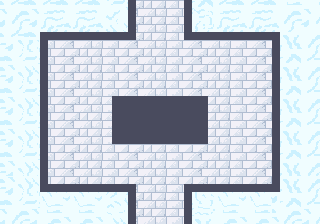

This is a level from a 2D game, rendered from its Tiled map with the project's own tilesets. A one-line summary and the map file follow, with tile-layer data summarised:
An orthogonal 40x28 tile map with 8x8 px tiles, 3 tile layers (gfx, walls, spikes) and 2 objects (Enemy, Spawn).

<map version="1.10" tiledversion="1.10.2" orientation="orthogonal" renderorder="right-down" width="40" height="28" tilewidth="8" tileheight="8" infinite="0" nextlayerid="7" nextobjectid="11">
 <tileset firstgid="1" source="sky-temple.tsx" />
 <layer id="1" name="gfx" width="40" height="28">
  <data>[1120 cells, 1120 non-empty, 180 distinct tile ids]</data>
 </layer>
 <layer id="2" name="walls" width="40" height="28">
  <data>[1120 cells, 100 non-empty, 1 distinct tile ids]</data>
 </layer>
 <layer id="3" name="spikes" width="40" height="28">
  <data>[1120 cells, 72 non-empty, 1 distinct tile ids]</data>
 </layer>
 <objectgroup id="5" name="objs">
  <object id="1" name="Angel" type="Enemy" x="240" y="96">
   <point />
  </object>
  <object id="10" name="Spawn" x="160" y="208">
   <point />
  </object>
 </objectgroup>
</map>
